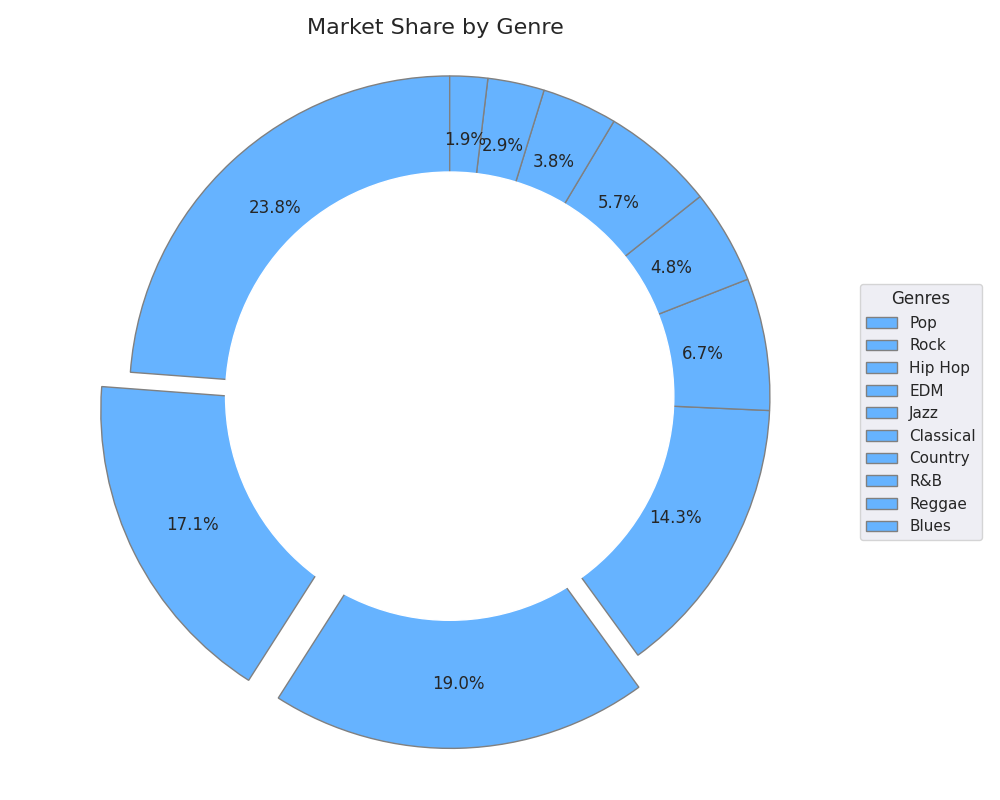

This figure's Python source:
import matplotlib.pyplot as plt

genres = ['Pop', 'Rock', 'Hip Hop', 'EDM', 'Jazz', 'Classical', 'Country', 'R&B', 'Reggae', 'Blues']
market_share = [25, 18, 20, 15, 7, 5, 6, 4, 3, 2]
single_color = '#66b3ff'
explode = (0, 0.1, 0.1, 0, 0, 0, 0, 0, 0, 0)

fig, ax = plt.subplots(figsize=(10, 8))
wedges, texts, autotexts = ax.pie(
    market_share, colors=[single_color]*len(genres), autopct='%1.1f%%', startangle=90,
    explode=explode, shadow=False, wedgeprops={'edgecolor': 'gray'},
    pctdistance=0.8
)

centre_circle = plt.Circle((0,0),0.70,fc='white')
fig.gca().add_artist(centre_circle)

ax.axis('equal')

ax.set_title("Market Share by Genre", fontsize=16)
ax.legend(wedges, genres, title="Genres", loc="center left", bbox_to_anchor=(1, 0, 0.5, 1))
ax.grid(True)

plt.tight_layout()
plt.show()
